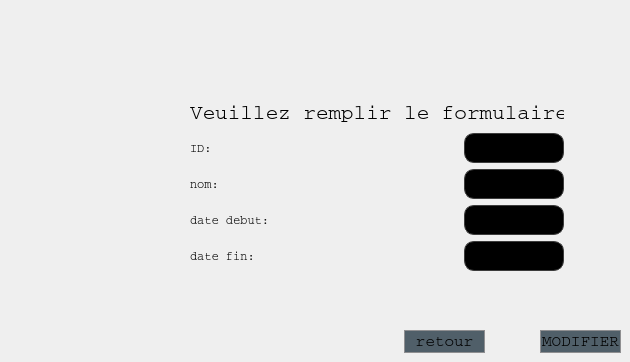
    <widget class="QWidget" name="page_5">
     <widget class="QPushButton" name="MODIF">
      <property name="geometry">
       <rect>
        <x>540</x>
        <y>330</y>
        <width>81</width>
        <height>23</height>
       </rect>
      </property>
      <property name="styleSheet">
       <string notr="true">QPushButton {
border: 1px solid #8f8f91;
border-radius: 15px;
background-color: #505F69;
font-family: Courier;
font-size: 16px;
}

QPushButton:hover {
border: 4px solid #8f8f91;
font-weight: bold;
font-size: 18px;
}</string>
      </property>
      <property name="text">
       <string>MODIFIER</string>
      </property>
     </widget>
     <widget class="QPushButton" name="pushButton_3">
      <property name="geometry">
       <rect>
        <x>404</x>
        <y>330</y>
        <width>81</width>
        <height>23</height>
       </rect>
      </property>
      <property name="styleSheet">
       <string notr="true">QPushButton {
border: 1px solid #8f8f91;
border-radius: 15px;
background-color: #505F69;
font-family: Courier;
font-size: 16px;
}

QPushButton:hover {
border: 4px solid #8f8f91;
font-weight: bold;
font-size: 18px;
}</string>
      </property>
      <property name="text">
       <string>retour</string>
      </property>
     </widget>
     <widget class="QWidget" name="layoutWidget">
      <property name="geometry">
       <rect>
        <x>190</x>
        <y>100</y>
        <width>374</width>
        <height>171</height>
       </rect>
      </property>
      <layout class="QGridLayout" name="gridLayout_3">
       <item row="0" column="0" colspan="2">
        <widget class="QLabel" name="label_8">
         <property name="font">
          <font>
           <family>Courier</family>
           <pointsize>16</pointsize>
          </font>
         </property>
         <property name="styleSheet">
          <string notr="true">font-family: Courier;
background: transparent;</string>
         </property>
         <property name="text">
          <string>&lt;html&gt;&lt;head/&gt;&lt;body&gt;&lt;p align=&quot;center&quot;&gt;Veuillez remplir le formulaire:&lt;/p&gt;&lt;/body&gt;&lt;/html&gt;</string>
         </property>
        </widget>
       </item>
       <item row="1" column="0">
        <widget class="QLabel" name="label_9">
         <property name="styleSheet">
          <string notr="true">font-family: Courier;
background: transparent;</string>
         </property>
         <property name="text">
          <string>ID:</string>
         </property>
        </widget>
       </item>
       <item row="1" column="1">
        <widget class="QLineEdit" name="id_Modif">
         <property name="minimumSize">
          <size>
           <width>0</width>
           <height>30</height>
          </size>
         </property>
         <property name="maximumSize">
          <size>
           <width>100</width>
           <height>80</height>
          </size>
         </property>
         <property name="styleSheet">
          <string notr="true">color: rgb(60, 60, 60);
    background-color: rgb(0, 0, 0);
    border: 1px solid rgb(60, 60, 60);
    border-radius: 10px;
</string>
         </property>
        </widget>
       </item>
       <item row="2" column="0">
        <widget class="QLabel" name="label_12">
         <property name="styleSheet">
          <string notr="true">font-family: Courier;
background: transparent;</string>
         </property>
         <property name="text">
          <string>nom:</string>
         </property>
        </widget>
       </item>
       <item row="2" column="1">
        <widget class="QLineEdit" name="nom_Modif">
         <property name="minimumSize">
          <size>
           <width>0</width>
           <height>30</height>
          </size>
         </property>
         <property name="maximumSize">
          <size>
           <width>100</width>
           <height>80</height>
          </size>
         </property>
         <property name="styleSheet">
          <string notr="true">color: rgb(60, 60, 60);
    background-color: rgb(0, 0, 0);
    border: 1px solid rgb(60, 60, 60);
    border-radius: 10px;
</string>
         </property>
        </widget>
       </item>
       <item row="3" column="0">
        <widget class="QLabel" name="label_11">
         <property name="styleSheet">
          <string notr="true">font-family: Courier;
background: transparent;</string>
         </property>
         <property name="text">
          <string>date debut:</string>
         </property>
        </widget>
       </item>
       <item row="3" column="1">
        <widget class="QLineEdit" name="dated_Modif">
         <property name="minimumSize">
          <size>
           <width>0</width>
           <height>30</height>
          </size>
         </property>
         <property name="maximumSize">
          <size>
           <width>100</width>
           <height>80</height>
          </size>
         </property>
         <property name="styleSheet">
          <string notr="true">color: rgb(60, 60, 60);
    background-color: rgb(0, 0, 0);
    border: 1px solid rgb(60, 60, 60);
    border-radius: 10px;
</string>
         </property>
        </widget>
       </item>
       <item row="4" column="0">
        <widget class="QLabel" name="label_10">
         <property name="styleSheet">
          <string notr="true">font-family: Courier;
background: transparent;</string>
         </property>
         <property name="text">
          <string>date fin:</string>
         </property>
        </widget>
       </item>
       <item row="4" column="1">
        <widget class="QLineEdit" name="datef_Modif">
         <property name="minimumSize">
          <size>
           <width>0</width>
           <height>30</height>
          </size>
         </property>
         <property name="maximumSize">
          <size>
           <width>100</width>
           <height>80</height>
          </size>
         </property>
         <property name="styleSheet">
          <string notr="true">color: rgb(60, 60, 60);
    background-color: rgb(0, 0, 0);
    border: 1px solid rgb(60, 60, 60);
    border-radius: 10px;
</string>
         </property>
        </widget>
       </item>
      </layout>
     </widget>
    </widget>
